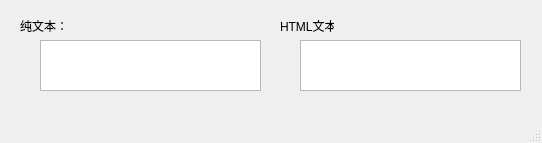
<?xml version="1.0" encoding="UTF-8"?>
<ui version="4.0">
 <class>MainWindow</class>
 <widget class="QMainWindow" name="MainWindow">
  <property name="geometry">
   <rect>
    <x>0</x>
    <y>0</y>
    <width>542</width>
    <height>143</height>
   </rect>
  </property>
  <property name="windowTitle">
   <string>TextEdit应用</string>
  </property>
  <widget class="QWidget" name="centralwidget">
   <widget class="QTextEdit" name="textEdit">
    <property name="geometry">
     <rect>
      <x>40</x>
      <y>40</y>
      <width>221</width>
      <height>51</height>
     </rect>
    </property>
   </widget>
   <widget class="QLabel" name="label">
    <property name="geometry">
     <rect>
      <x>20</x>
      <y>20</y>
      <width>54</width>
      <height>12</height>
     </rect>
    </property>
    <property name="text">
     <string>纯文本：</string>
    </property>
   </widget>
   <widget class="QTextEdit" name="textEdit_2">
    <property name="geometry">
     <rect>
      <x>300</x>
      <y>40</y>
      <width>221</width>
      <height>51</height>
     </rect>
    </property>
   </widget>
   <widget class="QLabel" name="label_2">
    <property name="geometry">
     <rect>
      <x>280</x>
      <y>20</y>
      <width>54</width>
      <height>12</height>
     </rect>
    </property>
    <property name="text">
     <string>HTML文本：</string>
    </property>
   </widget>
  </widget>
  <widget class="QMenuBar" name="menubar">
   <property name="geometry">
    <rect>
     <x>0</x>
     <y>0</y>
     <width>542</width>
     <height>23</height>
    </rect>
   </property>
  </widget>
  <widget class="QStatusBar" name="statusbar"/>
 </widget>
 <resources/>
 <connections/>
</ui>
